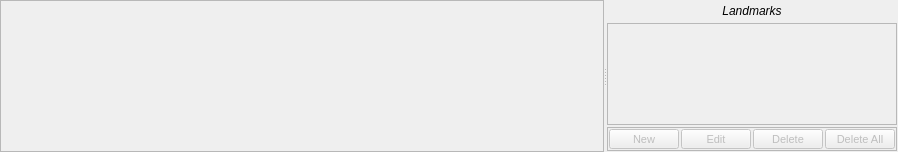
         <widget class="QSplitter" name="fixed_splitter">
          <property name="orientation">
           <enum>Qt::Horizontal</enum>
          </property>
          <property name="handleWidth">
           <number>2</number>
          </property>
          <widget class="QFrame" name="fixed_vps_frame">
           <property name="frameShape">
            <enum>QFrame::StyledPanel</enum>
           </property>
           <property name="frameShadow">
            <enum>QFrame::Raised</enum>
           </property>
           <layout class="QHBoxLayout" name="horizontalLayout_21">
            <property name="spacing">
             <number>1</number>
            </property>
            <property name="leftMargin">
             <number>0</number>
            </property>
            <property name="topMargin">
             <number>0</number>
            </property>
            <property name="rightMargin">
             <number>0</number>
            </property>
            <property name="bottomMargin">
             <number>0</number>
            </property>
            <item>
             <widget class="QFrame" name="fixed_vp_frame_0">
              <property name="sizePolicy">
               <sizepolicy hsizetype="MinimumExpanding" vsizetype="MinimumExpanding">
                <horstretch>0</horstretch>
                <verstretch>0</verstretch>
               </sizepolicy>
              </property>
              <property name="minimumSize">
               <size>
                <width>200</width>
                <height>150</height>
               </size>
              </property>
              <layout class="QVBoxLayout" name="fixed_viewport_layout_0">
               <property name="spacing">
                <number>2</number>
               </property>
               <property name="leftMargin">
                <number>0</number>
               </property>
               <property name="topMargin">
                <number>0</number>
               </property>
               <property name="rightMargin">
                <number>0</number>
               </property>
               <property name="bottomMargin">
                <number>0</number>
               </property>
              </layout>
             </widget>
            </item>
            <item>
             <widget class="QFrame" name="fixed_vp_frame_1">
              <property name="sizePolicy">
               <sizepolicy hsizetype="MinimumExpanding" vsizetype="MinimumExpanding">
                <horstretch>0</horstretch>
                <verstretch>0</verstretch>
               </sizepolicy>
              </property>
              <property name="minimumSize">
               <size>
                <width>200</width>
                <height>150</height>
               </size>
              </property>
              <layout class="QVBoxLayout" name="fixed_viewport_layout_1">
               <property name="spacing">
                <number>2</number>
               </property>
               <property name="leftMargin">
                <number>0</number>
               </property>
               <property name="topMargin">
                <number>0</number>
               </property>
               <property name="rightMargin">
                <number>0</number>
               </property>
               <property name="bottomMargin">
                <number>0</number>
               </property>
              </layout>
             </widget>
            </item>
            <item>
             <widget class="QFrame" name="fixed_vp_frame_2">
              <property name="sizePolicy">
               <sizepolicy hsizetype="MinimumExpanding" vsizetype="MinimumExpanding">
                <horstretch>0</horstretch>
                <verstretch>0</verstretch>
               </sizepolicy>
              </property>
              <property name="minimumSize">
               <size>
                <width>200</width>
                <height>150</height>
               </size>
              </property>
              <layout class="QVBoxLayout" name="fixed_viewport_layout_2">
               <property name="spacing">
                <number>2</number>
               </property>
               <property name="leftMargin">
                <number>0</number>
               </property>
               <property name="topMargin">
                <number>0</number>
               </property>
               <property name="rightMargin">
                <number>0</number>
               </property>
               <property name="bottomMargin">
                <number>0</number>
               </property>
              </layout>
             </widget>
            </item>
           </layout>
          </widget>
          <widget class="QFrame" name="fixed_lm_table_frame">
           <property name="sizePolicy">
            <sizepolicy hsizetype="Preferred" vsizetype="Preferred">
             <horstretch>0</horstretch>
             <verstretch>0</verstretch>
            </sizepolicy>
           </property>
           <property name="maximumSize">
            <size>
             <width>16777215</width>
             <height>16777215</height>
            </size>
           </property>
           <property name="frameShape">
            <enum>QFrame::NoFrame</enum>
           </property>
           <layout class="QVBoxLayout" name="verticalLayout_16" stretch="0,1,0">
            <property name="spacing">
             <number>2</number>
            </property>
            <property name="leftMargin">
             <number>1</number>
            </property>
            <property name="topMargin">
             <number>1</number>
            </property>
            <property name="rightMargin">
             <number>1</number>
            </property>
            <property name="bottomMargin">
             <number>1</number>
            </property>
            <item>
             <widget class="QLabel" name="label_4">
              <property name="sizePolicy">
               <sizepolicy hsizetype="Preferred" vsizetype="Fixed">
                <horstretch>0</horstretch>
                <verstretch>0</verstretch>
               </sizepolicy>
              </property>
              <property name="minimumSize">
               <size>
                <width>0</width>
                <height>20</height>
               </size>
              </property>
              <property name="maximumSize">
               <size>
                <width>16777215</width>
                <height>20</height>
               </size>
              </property>
              <property name="font">
               <font>
                <family>Segoe UI</family>
                <pointsize>9</pointsize>
                <italic>true</italic>
               </font>
              </property>
              <property name="text">
               <string>Landmarks</string>
              </property>
              <property name="alignment">
               <set>Qt::AlignCenter</set>
              </property>
             </widget>
            </item>
            <item>
             <widget class="QFrame" name="fx_tbl_frame">
              <property name="sizePolicy">
               <sizepolicy hsizetype="Preferred" vsizetype="Preferred">
                <horstretch>0</horstretch>
                <verstretch>0</verstretch>
               </sizepolicy>
              </property>
              <property name="maximumSize">
               <size>
                <width>16777215</width>
                <height>16777215</height>
               </size>
              </property>
              <property name="frameShape">
               <enum>QFrame::StyledPanel</enum>
              </property>
              <property name="frameShadow">
               <enum>QFrame::Raised</enum>
              </property>
              <layout class="QVBoxLayout" name="verticalLayout_8">
               <property name="spacing">
                <number>0</number>
               </property>
               <property name="leftMargin">
                <number>0</number>
               </property>
               <property name="topMargin">
                <number>0</number>
               </property>
               <property name="rightMargin">
                <number>0</number>
               </property>
               <property name="bottomMargin">
                <number>0</number>
               </property>
              </layout>
             </widget>
            </item>
            <item>
             <widget class="QFrame" name="frame_2">
              <property name="sizePolicy">
               <sizepolicy hsizetype="Preferred" vsizetype="Fixed">
                <horstretch>0</horstretch>
                <verstretch>0</verstretch>
               </sizepolicy>
              </property>
              <property name="minimumSize">
               <size>
                <width>0</width>
                <height>24</height>
               </size>
              </property>
              <property name="maximumSize">
               <size>
                <width>16777215</width>
                <height>24</height>
               </size>
              </property>
              <property name="frameShape">
               <enum>QFrame::StyledPanel</enum>
              </property>
              <property name="frameShadow">
               <enum>QFrame::Raised</enum>
              </property>
              <layout class="QHBoxLayout" name="horizontalLayout_2">
               <property name="spacing">
                <number>2</number>
               </property>
               <property name="leftMargin">
                <number>1</number>
               </property>
               <property name="topMargin">
                <number>1</number>
               </property>
               <property name="rightMargin">
                <number>1</number>
               </property>
               <property name="bottomMargin">
                <number>1</number>
               </property>
               <item>
                <widget class="QPushButton" name="fixed_lm_new_cancel_button">
                 <property name="enabled">
                  <bool>false</bool>
                 </property>
                 <property name="sizePolicy">
                  <sizepolicy hsizetype="Fixed" vsizetype="Fixed">
                   <horstretch>0</horstretch>
                   <verstretch>0</verstretch>
                  </sizepolicy>
                 </property>
                 <property name="minimumSize">
                  <size>
                   <width>70</width>
                   <height>20</height>
                  </size>
                 </property>
                 <property name="maximumSize">
                  <size>
                   <width>70</width>
                   <height>20</height>
                  </size>
                 </property>
                 <property name="font">
                  <font>
                   <family>Segoe UI</family>
                   <pointsize>8</pointsize>
                  </font>
                 </property>
                 <property name="text">
                  <string>New</string>
                 </property>
                </widget>
               </item>
               <item>
                <widget class="QPushButton" name="fixed_lm_edit_cancel_button">
                 <property name="enabled">
                  <bool>false</bool>
                 </property>
                 <property name="sizePolicy">
                  <sizepolicy hsizetype="Fixed" vsizetype="Fixed">
                   <horstretch>0</horstretch>
                   <verstretch>0</verstretch>
                  </sizepolicy>
                 </property>
                 <property name="minimumSize">
                  <size>
                   <width>70</width>
                   <height>20</height>
                  </size>
                 </property>
                 <property name="maximumSize">
                  <size>
                   <width>70</width>
                   <height>20</height>
                  </size>
                 </property>
                 <property name="font">
                  <font>
                   <pointsize>8</pointsize>
                  </font>
                 </property>
                 <property name="text">
                  <string>Edit</string>
                 </property>
                </widget>
               </item>
               <item>
                <widget class="QPushButton" name="fixed_lm_delete_done_button">
                 <property name="enabled">
                  <bool>false</bool>
                 </property>
                 <property name="sizePolicy">
                  <sizepolicy hsizetype="Fixed" vsizetype="Fixed">
                   <horstretch>0</horstretch>
                   <verstretch>0</verstretch>
                  </sizepolicy>
                 </property>
                 <property name="minimumSize">
                  <size>
                   <width>70</width>
                   <height>20</height>
                  </size>
                 </property>
                 <property name="maximumSize">
                  <size>
                   <width>70</width>
                   <height>20</height>
                  </size>
                 </property>
                 <property name="font">
                  <font>
                   <family>Segoe UI</family>
                   <pointsize>8</pointsize>
                  </font>
                 </property>
                 <property name="text">
                  <string>Delete</string>
                 </property>
                </widget>
               </item>
               <item>
                <widget class="QPushButton" name="fixed_lm_delete_all_button">
                 <property name="enabled">
                  <bool>false</bool>
                 </property>
                 <property name="sizePolicy">
                  <sizepolicy hsizetype="Fixed" vsizetype="Fixed">
                   <horstretch>0</horstretch>
                   <verstretch>0</verstretch>
                  </sizepolicy>
                 </property>
                 <property name="minimumSize">
                  <size>
                   <width>70</width>
                   <height>20</height>
                  </size>
                 </property>
                 <property name="maximumSize">
                  <size>
                   <width>70</width>
                   <height>20</height>
                  </size>
                 </property>
                 <property name="font">
                  <font>
                   <pointsize>8</pointsize>
                  </font>
                 </property>
                 <property name="text">
                  <string>Delete All</string>
                 </property>
                </widget>
               </item>
               <item>
                <spacer name="horizontalSpacer_4">
                 <property name="orientation">
                  <enum>Qt::Horizontal</enum>
                 </property>
                 <property name="sizeHint" stdset="0">
                  <size>
                   <width>40</width>
                   <height>20</height>
                  </size>
                 </property>
                </spacer>
               </item>
              </layout>
             </widget>
            </item>
           </layout>
          </widget>
         </widget>
